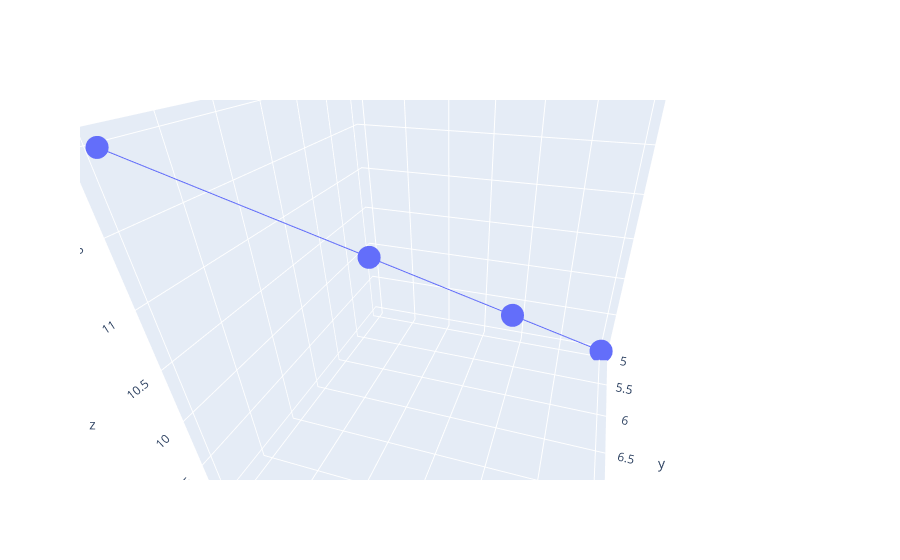

The code cell stored with this chart in its notebook:
### Markdown cell above
**13. Create a 3D scatter plot using Plotly.**

### Code cell
import numpy as np 
import plotly.graph_objects as go
import plotly.express as px

x_data = [1, 2, 3, 4]
y_data = [5, 6, 7, 8]
z_data = [9, 10, 11, 12]

fig = go.Figure(data=[go.Scatter3d(x=x_data, y=y_data, z=z_data)])
fig.show()

### Figure 1 — Plotly figure (JSON) as saved in the notebook; plotly's stock layout.template omitted (floating-point values rounded to 4 significant figures)
{"data": [{"type": "scatter3d", "x": [1, 2, 3, 4], "y": [5, 6, 7, 8], "z": [9, 10, 11, 12]}], "layout": {"autosize": true, "scene": {"aspectmode": "auto", "aspectratio": {"x": 1.0, "y": 1.0, "z": 1.0}, "camera": {"center": {"x": 0, "y": 0, "z": 0}, "eye": {"x": -0.3171, "y": 1.04, "z": 0.6671}, "projection": {"type": "perspective"}, "up": {"x": 0, "y": 0, "z": 1}}}}}
